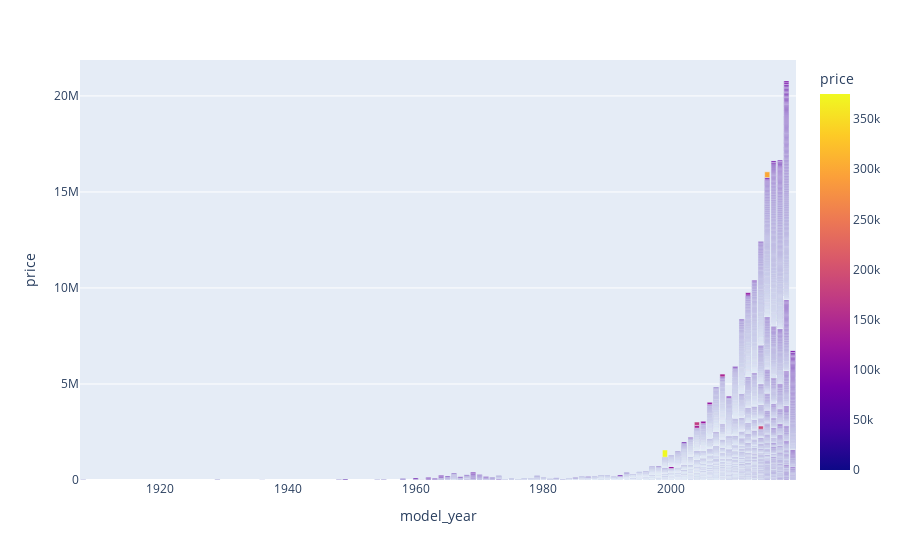

Write notebook code for a chart like this one.
### Code cell
year_price = car_data.groupby('model_year')['price'].value_counts().reset_index()


px.bar(year_price,x='model_year',y='price',color='price')

### Figure 1 — Plotly figure (JSON) as saved in the notebook; plotly's stock layout.template omitted (floating-point values rounded to 4 significant figures; data arrays with more than 128 entries replaced by an {"elided": "..."} marker saying what was removed)
{"data": [{"alignmentgroup": "True", "hovertemplate": "model_year=%{x}<br>price=%{marker.color}<extra></extra>", "legendgroup": "", "marker": {"color": {"elided": "11598 int values"}, "coloraxis": "coloraxis", "pattern": {"shape": ""}}, "name": "", "offsetgroup": "", "orientation": "v", "showlegend": false, "textposition": "auto", "type": "bar", "x": {"elided": "11598 int values"}, "xaxis": "x", "y": {"elided": "11598 int values"}, "yaxis": "y"}], "layout": {"barmode": "relative", "coloraxis": {"colorbar": {"title": {"text": "price"}}, "colorscale": [[0, "#0d0887"], [0.1111, "#46039f"], [0.2222, "#7201a8"], [0.3333, "#9c179e"], [0.4444, "#bd3786"], [0.5556, "#d8576b"], [0.6667, "#ed7953"], [0.7778, "#fb9f3a"], [0.8889, "#fdca26"], [1, "#f0f921"]]}, "legend": {"tracegroupgap": 0}, "margin": {"t": 60}, "xaxis": {"anchor": "y", "domain": [0, 1], "title": {"text": "model_year"}}, "yaxis": {"anchor": "x", "domain": [0, 1], "title": {"text": "price"}}}}
